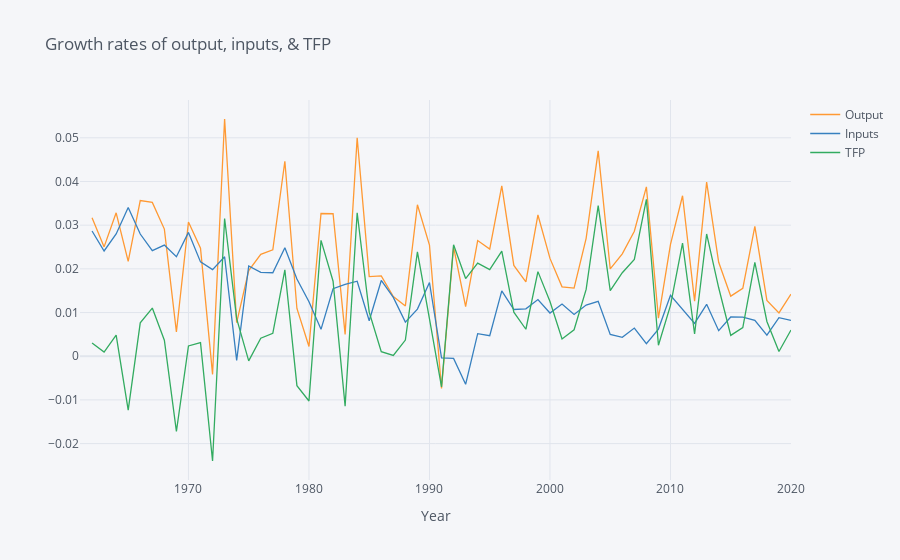

Source (notebook cell):
### Markdown cell above
And a graph of growth rates:

### Code cell
dworld[['Output','Inputs','TFP']].iplot(title="Growth rates of output, inputs, & TFP",
                                           xTitle="Year")
